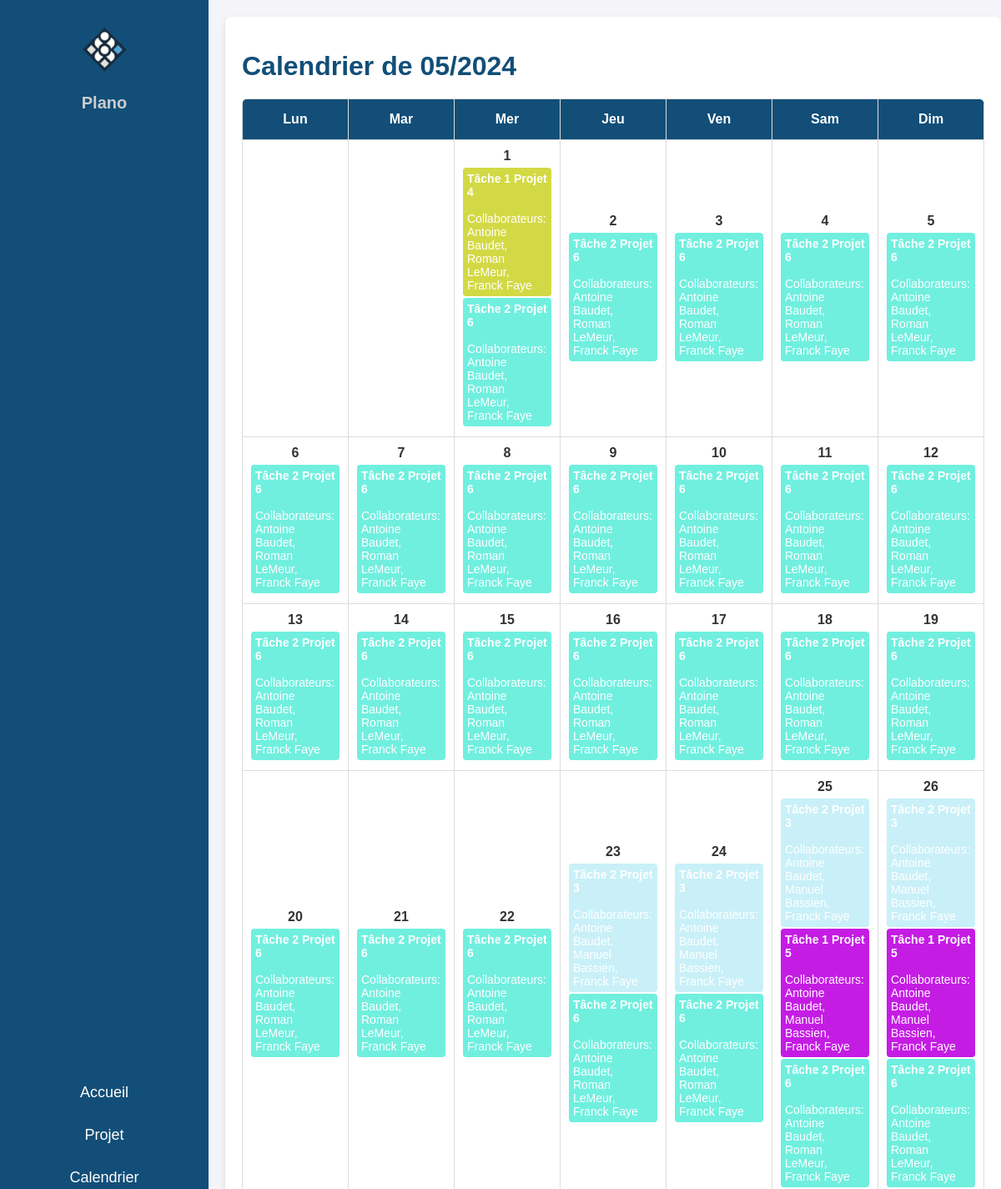
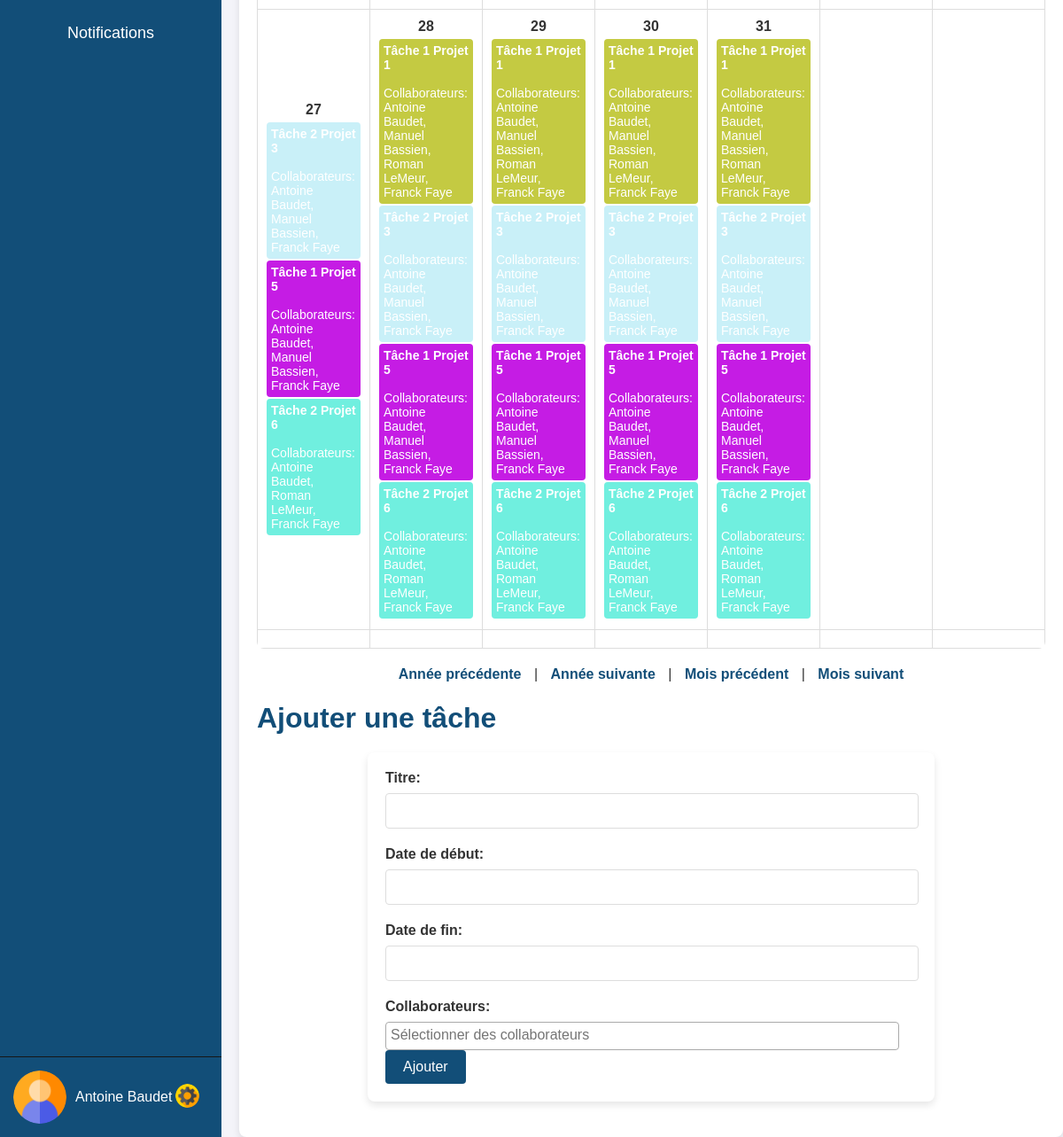
Page /Calendrier.php (signed in) on the committed database (2 pictures, top to bottom).
### tables this page shows
CREATE TABLE Tache (
        ID_Tache INT AUTO_INCREMENT PRIMARY KEY,
        Titre VARCHAR(255),
        Debut DATE,
        Fin DATE,
        Collaborateur INT,
        Projet INT,
        état bit,
        FOREIGN KEY (Collaborateur) REFERENCES Collaborateur(ID_Collaborateur),
        FOREIGN KEY (Projet) REFERENCES Projet(ID_Projet)
    );

### Calendrier.php (the view, shortened to what this page needs)
<?php
include('config.php');
$nomUtilisateur = $_SESSION['nom'];
function getTasks($conn, $date) {
    $nomUtilisateur = $_SESSION['nom'];
    $sql = "SELECT Tache.*, GROUP_CONCAT(Collaborateur.Nom SEPARATOR ', ') as Collaborateurs
            FROM Tache
            LEFT JOIN Tache_Collaborateur ON Tache.ID_Tache = Tache_Collaborateur.ID_Tache
            LEFT JOIN Collaborateur ON Tache_Collaborateur.ID_Collaborateur = Collaborateur.ID_Collaborateur
            WHERE '$date' BETWEEN Debut AND Fin
            AND EXISTS (
                SELECT 1
                FROM Tache_Collaborateur
                JOIN Collaborateur ON Tache_Collaborateur.ID_Collaborateur = Collaborateur.ID_Collaborateur
                WHERE Tache_Collaborateur.ID_Tache = Tache.ID_Tache
                AND Collaborateur.Nom = '$nomUtilisateur'
            )
            GROUP BY Tache.ID_Tache";
    $result = $conn->query($sql);
    $tasks = [];
    if ($result->num_rows > 0) {
        while($row = $result->fetch_assoc()) {
            $tasks[] = $row;
        }
    }
    return $tasks;
}
function generateColorFromId($id) {
    $hash = md5($id);
    $color = substr($hash, 0, 6);
    return '#' . $color;
}
function generateCalendar($conn, $year, $month) {
    $calendar = '<table class="calendar-table">';
    $calendar .= '<thead><tr><th>Lun</th><th>Mar</th><th>Mer</th><th>Jeu</th><th>Ven</th><th>Sam</th><th>Dim</th></tr></thead>';
    $calendar .= '<tbody>';
    $firstDayOfMonth = new DateTime("$year-$month-01");
    $firstDayOfMonth->modify('first day of this month');
    $daysInMonth = $firstDayOfMonth->format('t');
    $firstDayOfWeek = ($firstDayOfMonth->format('N') + 6) % 7;
    $date = 1 - $firstDayOfWeek;
    for ($i = 0; $i < 6; $i++) {
        $calendar .= '<tr>';
        for ($j = 0; $j < 7; $j++) {
            if ($date > 0 && $date <= $daysInMonth) {
                $currentDate = "$year-$month-" . str_pad($date, 2, '0', STR_PAD_LEFT);
                $tasks = getTasks($conn, $currentDate);
                $calendar .= '<td>';
                $calendar .= "<div class='date'>$date</div>";
                foreach ($tasks as $task) {
                    $color = generateColorFromId($task['ID_Tache']);
                    $calendar .= "<div class='task' style='background-color: $color'>";
                    $calendar .= "<strong>{$task['Titre']}</strong><br>";
                    $calendar .= "<span>Collaborateurs: {$task['Collaborateurs']}</span>";
                    $calendar .= "</div>";
                }
                $calendar .= '</td>';
            } else {
                $calendar .= '<td></td>';
            }
            $date++;
        }
        $calendar .= '</tr>';
    }
    $calendar .= '</tbody>';
    $calendar .= '</table>';
    return $calendar;
}
$year = date('Y');
$month = date('m');
?>
<!DOCTYPE html>
<html lang="fr">
<head>
    <link rel="stylesheet" href="calendar.css">
    <link href="https://cdn.jsdelivr.net/npm/select2@4.1.0-rc.0/dist/css/select2.min.css" rel="stylesheet" />
    <link rel="stylesheet" href="https://code.jquery.com/ui/1.12.1/themes/base/jquery-ui.css">
</head>
<body>
    <div class="navbar">
        <div class="logo">
            <img src="image/logofirst.png" alt="Logo">
            <h1>Plano</h1>
        </div>
        <ul>
            <li><a href="page.php">Accueil</a></li>
            <li><a href="projet.php">Projet</a></li>
            <li><a href="Calendrier.php">Calendrier</a></li>
            <li><a href="Alerte.php">Notifications</a></li>
        </ul>
        <div class="profile-banner">
            <img src="image/user.png" alt="Profil">
            <div class="profile-info">
                <p><?php echo htmlspecialchars($nomUtilisateur); ?></p>
                <div class="settings-button">
                    <a href="javascript:void(0);" onclick="toggleSettings()"><img src="image/settings.png" alt="Réglages"></a>
                </div>
            </div>
        </div>
    </div>
    <div class="main-container">
        <div class="main-content">
            <h1>Calendrier de <?php echo "$month/$year" ?></h1>
            <?php echo generateCalendar($conn, $year, $month); ?>
            <div class="calendar-navigation">
                <a href="?year=<?php echo $year - 1; ?>&month=<?php echo $month; ?>">Année précédente</a> |
                <a href="?year=<?php echo $year + 1; ?>&month=<?php echo $month; ?>">Année suivante</a> |
                <a href="?year=<?php echo $year; ?>&month=<?php echo $month - 1; ?>">Mois précédent</a> |
                <a href="?year=<?php echo $year; ?>&month=<?php echo $month + 1; ?>">Mois suivant</a>
            </div>
            <h1>Ajouter une tâche</h1>
            <form action="addTask.php" method="POST">
                <label for="titre">Titre:</label>
                <input type="text" id="titre" name="titre" required>
                <label for="debut">Date de début:</label>
                <input type="text" id="debut" name="debut" required>
                <label for="fin">Date de fin:</label>
                <input type="text" id="fin" name="fin" required>
                <label for="collaborateurs">Collaborateurs:</label>
                <button type="submit">Ajouter</button>
            </form>
        </div>
    </div>
</body>
</html>

### Calendar.css (style rules this page uses)
body { margin: 0; font-family: Arial, sans-serif; background-color: #f4f4f9; color: #333; }
.navbar { width: 250px; position: fixed; top: 0; left: 0; height: 100%; background-color: #124E78; color: white; display: flex; flex-direction: column; justify-content: space-between; }
.navbar ul { list-style-type: none; padding: 0; }
.navbar ul li { padding: 15px; text-align: center; font-size: 18px; }
.navbar ul li a { color: white; text-decoration: none; display: block; }
.profile-banner { display: flex; align-items: center; padding: 15px; border-top: 1px solid #161616; }
.profile-banner img { width: 60px; height: auto; border-radius: 50%; margin-right: 10px; }
.profile-banner .profile-info { display: flex; align-items: center; justify-content: space-between; width: 100%; }
.profile-banner .profile-info p { margin: 0; flex-grow: 1; }
.settings-button img { width: 27px; height: 27px; }
.main-content { margin-left: 270px; padding: 20px; background-color: white; border-radius: 8px; box-shadow: 0 4px 8px rgba(0, 0, 0, 0.1); max-width: 1200px; margin-top: 20px; }
h1 { color: #124E78; margin-bottom: 20px; }
.calendar-table { width: 100%; border-collapse: collapse; margin-bottom: 20px; background-color: #fff; border-radius: 8px; overflow: hidden; }
.calendar-table th, .calendar-table td { width: 14.28%; border: 1px solid #ddd; text-align: center; padding: 10px; transition: background-color 0.3s ease; }
.calendar-table th { background-color: #124E78; color: white; padding: 15px; }
.date { font-weight: bold; margin-bottom: 5px; font-size: 16px; }
.task { background-color: #2ecc71; color: white; margin: 2px 0; padding: 5px; border-radius: 4px; font-size: 14px; text-align: left; }
.task strong { display: block; }
.calendar-navigation { text-align: center; margin-bottom: 20px; }
.calendar-navigation a { color: #124E78; text-decoration: none; margin: 0 10px; font-weight: bold; transition: color 0.3s ease; }
form { background-color: #fff; padding: 20px; border-radius: 8px; box-shadow: 0 4px 8px rgba(0, 0, 0, 0.1); max-width: 600px; margin: 20px auto; }
form label { display: block; margin-bottom: 8px; font-weight: bold; }
form input[type="text"], form select { width: calc(100% - 20px); padding: 10px; margin-bottom: 20px; border: 1px solid #ddd; border-radius: 4px; font-size: 16px; }
form button { background-color: #124E78; color: white; padding: 10px 20px; border: none; border-radius: 4px; font-size: 16px; cursor: pointer; transition: background-color 0.3s ease; }
.navbar .logo { text-align: center; padding: 20px; }
.navbar .logo img { width: 80px; height: auto; }
.navbar .logo h1 { font-size: 20px; margin: 10px 0 0; color: #ccc; }

### rows in the picture
tache: Titre "Tâche 1 Projet 4", Collaborateurs "Antoine Baudet, Roman LeMeur, Franck Faye"
tache: Titre "Tâche 2 Projet 6", Collaborateurs "Antoine Baudet, Roman LeMeur, Franck Faye"
tache: Titre "Tâche 2 Projet 3", Collaborateurs "Antoine Baudet, Manuel Bassien, Franck Faye"
tache: Titre "Tâche 1 Projet 5", Collaborateurs "Antoine Baudet, Manuel Bassien, Franck Faye"
tache: Titre "Tâche 1 Projet 1", Collaborateurs "Antoine Baudet, Manuel Bassien, Roman LeMeur, Franck Faye"

### other values in the picture
$nomUtilisateur "Antoine Baudet"
$month "05"
$year "2024"
